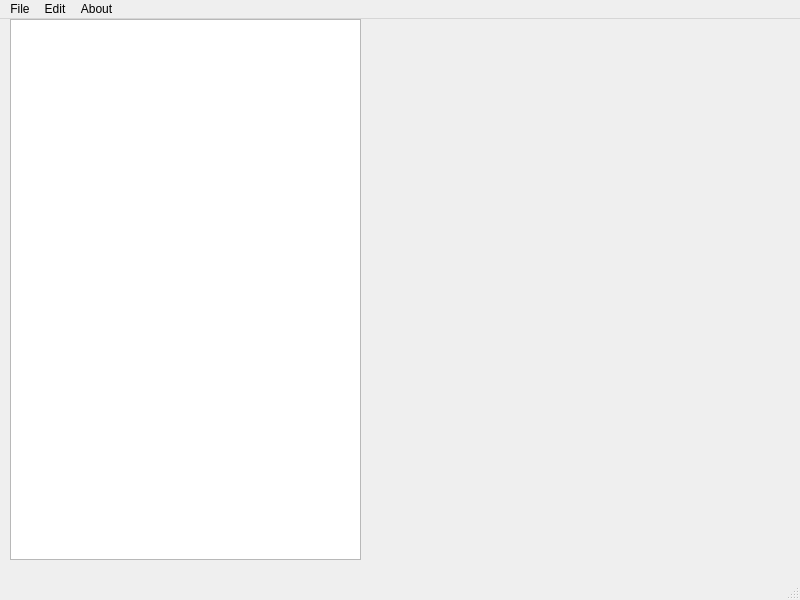
<?xml version="1.0" encoding="UTF-8"?>
<ui version="4.0">
 <class>MainWindow</class>
 <widget class="QMainWindow" name="MainWindow">
  <property name="geometry">
   <rect>
    <x>0</x>
    <y>0</y>
    <width>800</width>
    <height>600</height>
   </rect>
  </property>
  <property name="windowTitle">
   <string>MainWindow</string>
  </property>
  <widget class="QWidget" name="centralwidget">
   <widget class="QTextEdit" name="textEdit">
    <property name="geometry">
     <rect>
      <x>10</x>
      <y>0</y>
      <width>351</width>
      <height>541</height>
     </rect>
    </property>
   </widget>
  </widget>
  <widget class="QMenuBar" name="menubar">
   <property name="geometry">
    <rect>
     <x>0</x>
     <y>0</y>
     <width>800</width>
     <height>25</height>
    </rect>
   </property>
   <widget class="QMenu" name="menuFile">
    <property name="title">
     <string>File</string>
    </property>
    <addaction name="actionNew"/>
    <addaction name="actionOpen"/>
    <addaction name="separator"/>
    <addaction name="actionSave"/>
    <addaction name="actionSave_as"/>
   </widget>
   <widget class="QMenu" name="menuEdit">
    <property name="title">
     <string>Edit</string>
    </property>
    <addaction name="actionCut"/>
    <addaction name="actionCopy"/>
    <addaction name="actionPaste"/>
    <addaction name="separator"/>
    <addaction name="actionRedo"/>
    <addaction name="actionUndo"/>
   </widget>
   <widget class="QMenu" name="menuAbout">
    <property name="title">
     <string>About</string>
    </property>
    <addaction name="actionAbout_Notepad"/>
   </widget>
   <addaction name="menuFile"/>
   <addaction name="menuEdit"/>
   <addaction name="menuAbout"/>
  </widget>
  <widget class="QStatusBar" name="statusbar"/>
  <action name="actionNew">
   <property name="text">
    <string>New</string>
   </property>
  </action>
  <action name="actionOpen">
   <property name="text">
    <string>Open</string>
   </property>
  </action>
  <action name="actionSave">
   <property name="text">
    <string>Save</string>
   </property>
  </action>
  <action name="actionSave_as">
   <property name="text">
    <string>Save as</string>
   </property>
  </action>
  <action name="actionCut">
   <property name="text">
    <string>Cut</string>
   </property>
  </action>
  <action name="actionCopy">
   <property name="text">
    <string>Copy</string>
   </property>
  </action>
  <action name="actionPaste">
   <property name="text">
    <string>Paste</string>
   </property>
  </action>
  <action name="actionRedo">
   <property name="text">
    <string>Redo</string>
   </property>
  </action>
  <action name="actionUndo">
   <property name="text">
    <string>Undo</string>
   </property>
  </action>
  <action name="actionAbout_Notepad">
   <property name="text">
    <string>About Notepad</string>
   </property>
  </action>
 </widget>
 <resources/>
 <connections/>
</ui>
